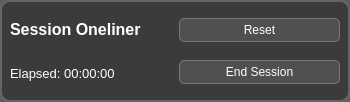
<?xml version="1.0" encoding="UTF-8"?>
<ui version="4.0">
 <class>FocusOverlay</class>
 <widget class="QWidget" name="FocusOverlay">
  <property name="geometry">
   <rect>
    <x>0</x>
    <y>0</y>
    <width>350</width>
    <height>102</height>
   </rect>
  </property>
  <property name="sizePolicy">
   <sizepolicy hsizetype="Fixed" vsizetype="Fixed">
    <horstretch>0</horstretch>
    <verstretch>0</verstretch>
   </sizepolicy>
  </property>
  <property name="minimumSize">
   <size>
    <width>350</width>
    <height>80</height>
   </size>
  </property>
  <property name="maximumSize">
   <size>
    <width>350</width>
    <height>102</height>
   </size>
  </property>
  <property name="windowTitle">
   <string>Focus Session</string>
  </property>
  <property name="styleSheet">
   <string notr="true">QWidget#FocusOverlay {
    background-color: rgba(50, 50, 50, 200);
    border-radius: 10px;
    border: 2px solid rgba(100, 100, 100, 255);
}

QLabel {
    color: white;
}

QPushButton {
    background-color: rgba(80, 80, 80, 255);
    color: white;
    border: 1px solid rgba(120, 120, 120, 255);
    border-radius: 5px;
    padding: 4px 8px;
    min-width: 50px;
}

QPushButton:hover {
    background-color: rgba(100, 100, 100, 255);
}

QPushButton:pressed {
    background-color: rgba(60, 60, 60, 255);
}</string>
  </property>
  <layout class="QHBoxLayout" name="horizontalLayout_2">
   <property name="spacing">
    <number>8</number>
   </property>
   <property name="leftMargin">
    <number>10</number>
   </property>
   <property name="topMargin">
    <number>8</number>
   </property>
   <property name="rightMargin">
    <number>10</number>
   </property>
   <property name="bottomMargin">
    <number>8</number>
   </property>
   <item>
    <widget class="QWidget" name="widget" native="true">
     <layout class="QVBoxLayout" name="verticalLayout_2">
      <property name="spacing">
       <number>2</number>
      </property>
      <property name="leftMargin">
       <number>0</number>
      </property>
      <property name="topMargin">
       <number>0</number>
      </property>
      <property name="rightMargin">
       <number>0</number>
      </property>
      <property name="bottomMargin">
       <number>0</number>
      </property>
      <item>
       <widget class="QLabel" name="onelinerLabel">
        <property name="font">
         <font>
          <pointsize>12</pointsize>
          <bold>true</bold>
         </font>
        </property>
        <property name="text">
         <string>Session Oneliner</string>
        </property>
        <property name="alignment">
         <set>Qt::AlignmentFlag::AlignLeading|Qt::AlignmentFlag::AlignLeft|Qt::AlignmentFlag::AlignVCenter</set>
        </property>
       </widget>
      </item>
      <item>
       <widget class="QLabel" name="elapsedLabel">
        <property name="font">
         <font>
          <pointsize>10</pointsize>
         </font>
        </property>
        <property name="text">
         <string>Elapsed: 00:00:00</string>
        </property>
        <property name="alignment">
         <set>Qt::AlignmentFlag::AlignLeading|Qt::AlignmentFlag::AlignLeft|Qt::AlignmentFlag::AlignVCenter</set>
        </property>
       </widget>
      </item>
     </layout>
    </widget>
   </item>
   <item>
    <layout class="QVBoxLayout" name="verticalLayout">
     <item>
      <widget class="QPushButton" name="resetButton">
       <property name="text">
        <string>Reset</string>
       </property>
       <property name="default">
        <bool>true</bool>
       </property>
       <property name="flat">
        <bool>false</bool>
       </property>
      </widget>
     </item>
     <item>
      <widget class="QPushButton" name="endButton">
       <property name="text">
        <string>End Session</string>
       </property>
      </widget>
     </item>
    </layout>
   </item>
  </layout>
 </widget>
 <resources/>
 <connections/>
</ui>
